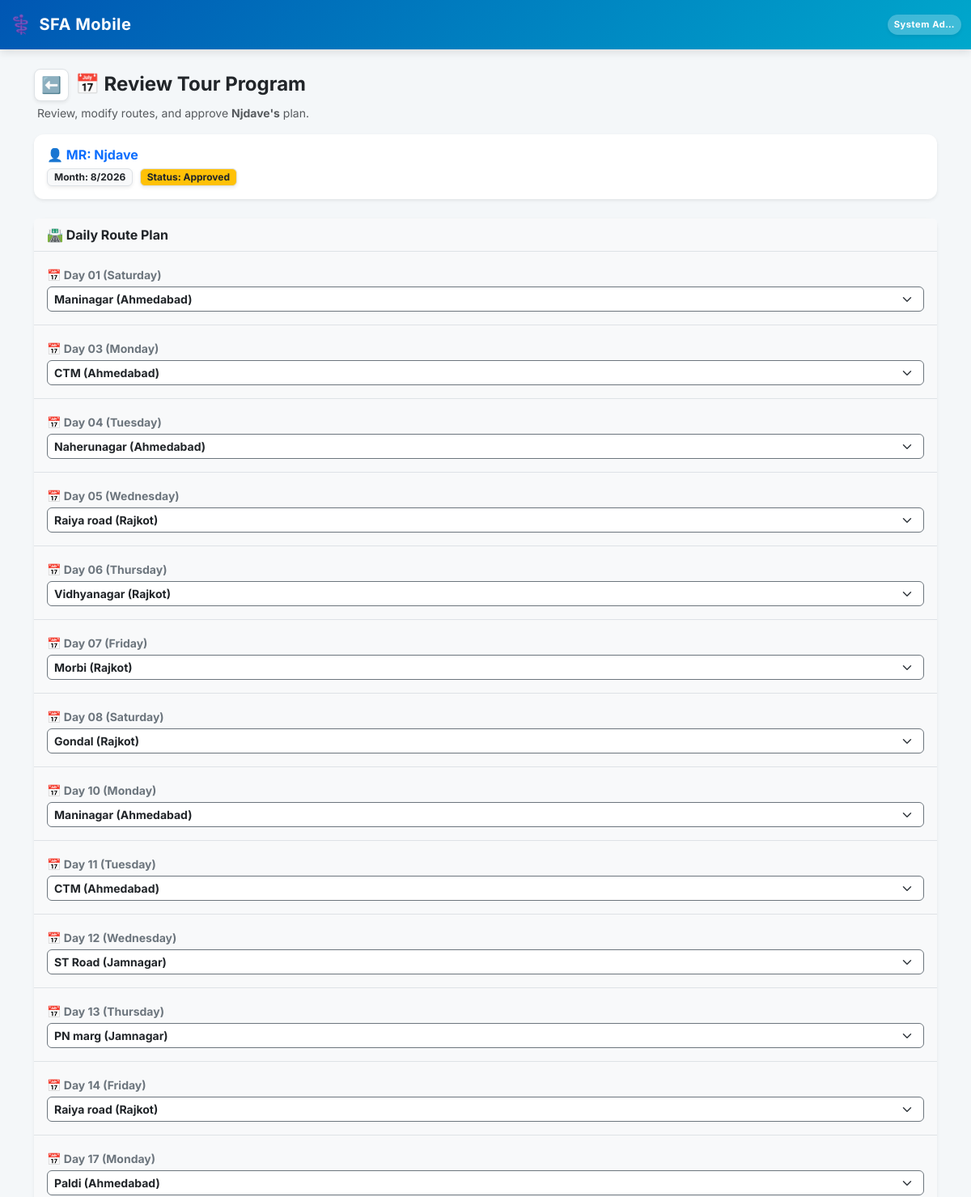
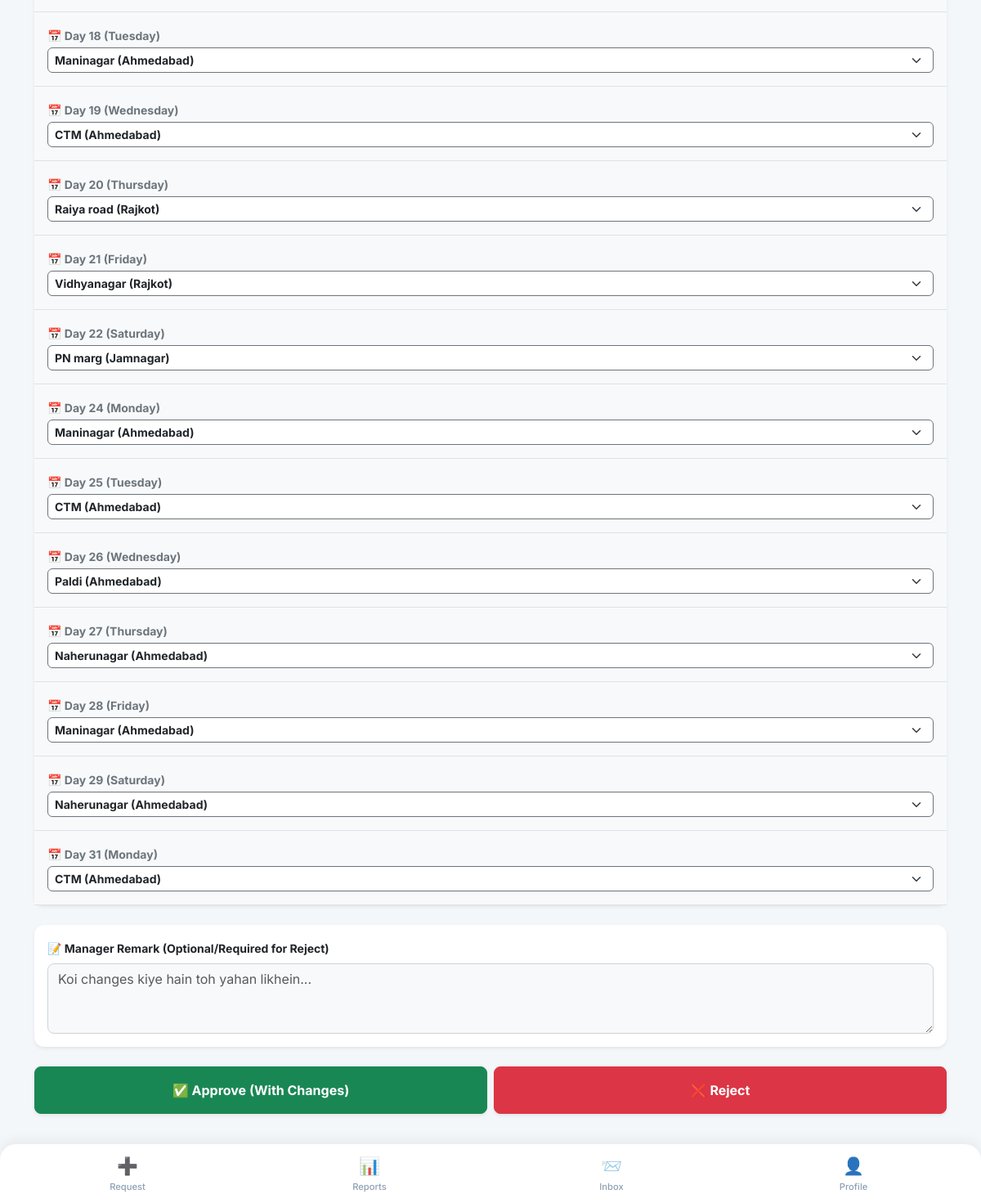
Page /approvals/mtp/18/ (signed in) on the committed database (2 pictures, top to bottom).
### SFA/models.py (models this page shows, shortened)
class Employee(models.Model):
    user = models.OneToOneField(User, on_delete=models.CASCADE, null=True, blank=True)
    company = models.ForeignKey(Company, on_delete=models.PROTECT, related_name='employees') # Already Correct
    DESIGNATION_CHOICES = [
        ('MR', 'Medical Representative'),
        ('ABM', 'Area Business Manager'),
        ('RBM', 'Regional Business Manager'),
        ('ZBM', 'Zonal Business Manager'),
        ('NSM', 'National Sales Manager'),
        ('Admin', 'System Administrator'),
    ]
    name = models.CharField(max_length=100)
    employee_code = models.CharField(max_length=50) # 🌟 FIX: unique=True HATA DIYA HAI
    designation = models.CharField(max_length=5, choices=DESIGNATION_CHOICES, default='MR')
    manager = models.ForeignKey('self', on_delete=models.SET_NULL, null=True, blank=True, related_name='subordinates')
    headquarter = models.ForeignKey(Territory, on_delete=models.SET_NULL, null=True, blank=True)
    phone = models.CharField(max_length=15)
    joining_date = models.DateField(default=timezone.now, help_text="Employee ki company join karne ki date. DCR calendar is date se aage hi banega, pehle ka nahi.")
    photo = models.ImageField(upload_to='employee_photos/', blank=True, null=True, help_text="Employee ki profile photo")
    address = models.TextField(blank=True, null=True, help_text="Employee ka home address")
    is_active = models.BooleanField(default=True, help_text="False matlab ye employee company chhod chuka hai ya inactive hai.")
    leaving_date = models.DateField(null=True, blank=True, help_text="Employee ke company chhodne ki tareekh.")
    dob = models.DateField(null=True, blank=True, verbose_name="Date of Birth")
    anniversary = models.DateField(null=True, blank=True, verbose_name="Marriage Anniversary")
    blood_group = models.CharField(max_length=10, blank=True, null=True)
    emergency_contact = models.CharField(max_length=15, blank=True, null=True)
    permanent_address = models.TextField(blank=True, null=True)
    father_name = models.CharField(max_length=100, blank=True, null=True)
    father_dob = models.DateField(null=True, blank=True)
    father_mobile = models.CharField(max_length=15, blank=True, null=True)
    father_occupation = models.CharField(max_length=100, blank=True, null=True)
    mother_name = models.CharField(max_length=100, blank=True, null=True)
    mother_dob = models.DateField(null=True, blank=True)
    mother_mobile = models.CharField(max_length=15, blank=True, null=True)
    mother_occupation = models.CharField(max_length=100, blank=True, null=True)
    spouse_name = models.CharField(max_length=100, blank=True, null=True)
    spouse_dob = models.DateField(null=True, blank=True)
    spouse_mobile = models.CharField(max_length=15, blank=True, null=True)
    spouse_occupation = models.CharField(max_length=100, blank=True, null=True)
    child1_name = models.CharField(max_length=100, blank=True, null=True)
    child1_dob = models.DateField(null=True, blank=True)
    child2_name = models.CharField(max_length=100, blank=True, null=True)
    child2_dob = models.DateField(null=True, blank=True)
    EMPLOYMENT_STATUS_CHOICES = [
        ('active', 'Active'),
        ('resigned', 'Resigned'),
        ('retired', 'Retired'),
        ('transferred', 'Transferred'),
        ('terminated', 'Terminated'),
        ('vacant', 'Vacant (Placeholder)'),   # 🌟 Dummy employee jab tak naya MR na aaye
        ('archived', 'Archived (Old Dummy)'), # 🌟 Dummy jiska kaam ho gaya, naye employee ko sab de diya
    ]
    employment_status = models.CharField(
        max_length=15, choices=EMPLOYMENT_STATUS_CHOICES, default='active',
        help_text="is_active sirf access/login control karta hai; ye field WAJAH/reason batata hai."
    )
    is_placeholder = models.BooleanField(
        default=False,
        help_text="True = ye ek 'Vacant_<HQ>' dummy employee hai, asli insaan nahi. Joint Work me normal employee jaisa hi treat hota hai (use individual hi maana jayega)."
    )
    class Meta:
        unique_together = ('company', 'employee_code')

class MonthlyTourProgram(models.Model):
    STATUS_CHOICES = (('Draft', 'Draft'), ('Pending', 'Pending Approval'), ('Approved', 'Approved'), ('Rejected', 'Rejected'))
    employee = models.ForeignKey(Employee, on_delete=models.CASCADE)
    month = models.IntegerField()
    year = models.IntegerField()
    status = models.CharField(max_length=20, choices=STATUS_CHOICES, default='Draft')
    manager_remark = models.TextField(blank=True, null=True)
    is_modified = models.BooleanField(default=False)
    created_at = models.DateTimeField(auto_now_add=True)
    class Meta: unique_together = ('employee', 'month', 'year')

class DailyTourPlan(models.Model):
    mtp = models.ForeignKey(MonthlyTourProgram, on_delete=models.CASCADE, related_name='daily_plans')
    date = models.DateField()
    route = models.ForeignKey(Route, on_delete=models.CASCADE)
    class Meta: unique_together = ('mtp', 'date')

class Route(models.Model):
    STATUS_CHOICES = (('Pending', 'Pending Approval'), ('Approved', 'Approved'), ('Rejected', 'Rejected'))
    CATEGORY_CHOICES = [
        ('HQ', 'Headquarter'),
        ('EX_HQ', 'Ex-Headquarter'),
        ('OUTSTATION', 'Outstation'),
    ]
    company = models.ForeignKey(Company, on_delete=models.CASCADE, related_name='routes') # 🌟 CHANGED
    name = models.CharField(max_length=150)
    territory = models.ForeignKey(Territory, on_delete=models.CASCADE)
    category = models.CharField(max_length=15, choices=CATEGORY_CHOICES, default='HQ')
    distance_from_hq = models.DecimalField(max_digits=6, decimal_places=1, default=0.0, help_text="Distance in KM from HQ")
    requested_by = models.ForeignKey('Employee', on_delete=models.SET_NULL, null=True, blank=True, related_name='requested_routes')
    status = models.CharField(max_length=20, choices=STATUS_CHOICES, default='Pending')
    class Meta:
        unique_together = ('territory', 'name')

### SFA/views/masters.py (the view, shortened to what this page needs)
# urls.py: path('approvals/mtp/<int:mtp_id>/', views.review_mtp_view, name='review_mtp'),
@employee_required
def review_mtp_view(request, employee, mtp_id):
    manager = employee
    mtp = get_object_or_404(MonthlyTourProgram, id=mtp_id)
    if mtp.employee not in get_full_team_employees(manager) and manager.designation != 'NSM':
        return redirect('manager_approvals')
    daily_plans = mtp.daily_plans.all().order_by('date')
    return render(request, 'review_mtp.html', {'mtp': mtp, 'daily_plans': daily_plans, 'all_routes': Route.objects.filter(company=employee.company)})

### SFA/context_processors.py (called while the page is built)
def notification_counts(request):
    if request.user.is_authenticated and hasattr(request.user, 'employee'):
        employee = request.user.employee
        return {
            'unread_notif_count': SystemNotification.objects.filter(
                employee=employee, is_read=False
            ).count(),
            'unread_msg_count': InternalMessage.objects.filter(
                receiver=employee, is_read=False
            ).count(),
        }
    return {
        'unread_notif_count': 0,
        'unread_msg_count': 0,
    }

### SFA/services/team.py (called while the page is built)
def get_full_team_employees(employee, include_inactive=False):
    team_ids = {employee.id}
    managers_to_check = [employee.id]
    while managers_to_check:
        subs_qs = Employee.objects.filter(manager_id__in=managers_to_check)
        if not include_inactive:
            subs_qs = subs_qs.filter(is_active=True)
        subs = list(subs_qs.values_list('id', flat=True))
        if not subs:
            break
        managers_to_check = subs
        team_ids.update(subs)
    qs = Employee.objects.filter(id__in=team_ids)
    if not include_inactive:
        qs = qs.filter(is_active=True)
    return qs

### SFA/templates/review_mtp.html (shortened to what this page needs)
{% extends 'base.html' %}
{% block content %}
<div class="container-fluid p-0 mb-4">
    <div class="d-flex align-items-center gap-2 mb-1">
        <a href="{% url 'manager_approvals' %}" class="btn btn-light shadow-sm btn-sm px-2.5 py-1 rounded-3 border bg-white text-secondary">
            <span class="fs-5 fw-bold">⬅️</span>
        </a>
        <h4 class="fw-bold text-dark mb-0">📅 Review Tour Program</h4>
    </div>
    <small class="text-muted d-block mb-3 ps-1">
        Review, modify routes, and approve <b>{{ mtp.employee.name }}'s</b> plan.
    </small>
    <div class="card border-0 shadow-sm mb-4 bg-white" style="border-left: 4px solid #6f42c1;">
        <div class="card-body p-3">
            <h6 class="fw-bold text-primary mb-1">👤 MR: {{ mtp.employee.name }}</h6>
            <span class="badge bg-light text-dark border px-2 py-1 fw-bold shadow-sm">
                Month: {{ mtp.month }}/{{ mtp.year }}
            </span>
            <span class="badge bg-warning text-dark border px-2 py-1 fw-bold shadow-sm ms-1">
                Status: {{ mtp.status }}
            </span>
        </div>
    </div>
    <form method="POST">
        <div class="card border-0 shadow-sm mb-4 bg-white">
            <div class="card-header bg-light border-bottom py-2 px-3 fw-bold text-dark">
                🛣️ Daily Route Plan
            </div>
            <div class="card-body p-0">
                <div class="list-group list-group-flush">
                    {% for dp in daily_plans %}
                    <div class="list-group-item p-3 bg-light border-bottom">
                        <label class="form-label small fw-bold text-secondary mb-1">
                            📅 Day {{ dp.date|date:"d" }} ({{ dp.date|date:"l" }})
                        </label>
                        <select name="route_{{ dp.id }}" class="form-select form-select-sm fw-bold border-secondary shadow-none" style="border-radius: 6px;">
                            {% for r in all_routes %}
                                <option value="{{ r.id }}" {% if r.id == dp.route.id %}selected{% endif %}>
                                    {{ r.name }} ({{ r.territory.name }})
                                </option>
                            {% endfor %}
                        </select>
                    </div>
                    {% endfor %}
                </div>
            </div>
        </div>
        <div class="card border-0 shadow-sm mb-4 bg-white">
            <div class="card-body p-3">
                <label class="form-label fw-bold small text-dark mb-2">📝 Manager Remark (Optional/Required for Reject)</label>
                <textarea name="manager_remark" rows="3" class="form-control bg-light" placeholder="Koi changes kiye hain toh yahan likhein..."></textarea>
            </div>
        </div>
        <div class="d-flex gap-2">
            <button type="submit" name="action" value="Approve" class="btn btn-success py-3 fw-bold shadow-sm w-100" style="border-radius: 8px;">
                ✅ Approve (With Changes)
            </button>
            <button type="submit" name="action" value="Reject" class="btn btn-danger py-3 fw-bold shadow-sm w-100" style="border-radius: 8px;" onclick="return confirm('Kiya aap sach me is MTP ko reject karna chahte hain?');">
                ❌ Reject
            </button>
        </div>
    </form>
</div>
{% endblock %}

### SFA/templates/base.html (shortened to what this page needs)
<!DOCTYPE html>
<html lang="en">
<head>
    <link href="https://cdn.jsdelivr.net/npm/bootstrap@5.3.0/dist/css/bootstrap.min.css" rel="stylesheet">
    <link href="https://cdn.jsdelivr.net/npm/bootstrap-icons@1.11.0/font/bootstrap-icons.css" rel="stylesheet">
</head>
<body>
    <nav class="navbar navbar-dark navbar-custom sticky-top">
        <div class="container-fluid py-1">
            <span class="navbar-brand mb-0 h1 d-flex align-items-center gap-2">
                <span style="font-size: 1.4rem;">⚕️</span> SFA Mobile
            </span>
            <div class="d-flex align-items-center gap-3">
                <span class="text-white fw-bold bg-white bg-opacity-25 px-2 py-1 rounded-pill shadow-sm" style="font-size: 0.70rem; letter-spacing: 0.5px;">
                    {{ request.user.employee.name|default:"Guest"|truncatechars:10 }}
                </span>
            </div>
        </div>
    </nav>
    <div class="container mt-4 mb-4">
        {% block content %}
        {% endblock %}
    </div>
    <div class="fixed-bottom bottom-nav d-flex justify-content-between align-items-center">
        <a href="{% url 'request_hub' %}" class="nav-item {% if request.resolver_match.url_name == 'request_hub' %}active{% endif %}">
            <span class="nav-icon">➕</span>Request
        </a>
        <a href="{% url 'view_hub' %}" class="nav-item {% if request.resolver_match.url_name == 'view_hub' or request.resolver_match.url_name == 'dcr_report' %}active{% endif %}">
            <span class="nav-icon">📊</span>Reports
        </a>
        <a href="{% url 'web_inbox' %}" class="nav-item {% if request.resolver_match.url_name == 'web_inbox' or request.resolver_match.url_name == 'web_compose' %}active{% endif %}">
            <span class="nav-icon position-relative">
                📨
            </span>Inbox
        </a>
        <a href="{% url 'profile' %}" class="nav-item {% if request.resolver_match.url_name == 'profile' %}active{% endif %}">
            <span class="nav-icon">👤</span>Profile
        </a>
    </div>
</body>
</html>

### SFA/templates/base.html (style rules this page uses)
:root { --pharma-primary: #0056b3; --pharma-secondary: #00a8cc; --bg-light: #f4f7f9; }
body { font-family: 'Inter', sans-serif; background-color: var(--bg-light); padding-bottom: 85px; }
.navbar-custom { background: linear-gradient(135deg, var(--pharma-primary), var(--pharma-secondary)); box-shadow: 0 4px 10px rgba(0,0,0,0.1); }
.navbar-brand { font-weight: 700; letter-spacing: 0.5px; }
.card { border: none !important; border-radius: 12px; box-shadow: 0 4px 12px rgba(0, 0, 0, 0.05); }
.form-control, .form-select { border-radius: 8px; border: 1px solid #ced4da; }
.bottom-nav { background-color: #ffffff; border-top-left-radius: 20px; border-top-right-radius: 20px; box-shadow: 0 -4px 15px rgba(0,0,0,0.06); padding: 5px 8px; }
.nav-item { text-align: center; flex: 1; padding: 6px 0; color: #8fa0b3; font-size: 0.70rem; font-weight: 500; text-decoration: none; border-radius: 12px; transition: all 0.3s ease; }
.nav-icon { font-size: 1.3rem; display: block; margin-bottom: 2px; filter: grayscale(20%); }

### rows in the picture
MonthlyTourProgram: employee.name "Njdave", month "8", year "2026", status "Approved"
DailyTourPlan: date "01", date "Saturday", route+id "Maninagar (Ahmedabad)"
DailyTourPlan: date "03", date "Monday", route+id "CTM (Ahmedabad)"
DailyTourPlan: date "04", date "Tuesday", route+id "Naherunagar (Ahmedabad)"
DailyTourPlan: date "05", date "Wednesday", route+id "Raiya road (Rajkot)"
DailyTourPlan: date "06", date "Thursday", route+id "Vidhyanagar (Rajkot)"
DailyTourPlan: date "07", date "Friday", route+id "Morbi (Rajkot)"
DailyTourPlan: date "08", date "Saturday", route+id "Gondal (Rajkot)"
DailyTourPlan: date "10", date "Monday", route+id "Maninagar (Ahmedabad)"
DailyTourPlan: date "11", date "Tuesday", route+id "CTM (Ahmedabad)"
DailyTourPlan: date "12", date "Wednesday", route+id "ST Road (Jamnagar)"
DailyTourPlan: date "13", date "Thursday", route+id "PN marg (Jamnagar)"
DailyTourPlan: date "14", date "Friday", route+id "Raiya road (Rajkot)"
DailyTourPlan: date "17", date "Monday", route+id "Paldi (Ahmedabad)"
DailyTourPlan: date "18", date "Tuesday", route+id "Maninagar (Ahmedabad)"
DailyTourPlan: date "19", date "Wednesday", route+id "CTM (Ahmedabad)"
DailyTourPlan: date "20", date "Thursday", route+id "Raiya road (Rajkot)"
DailyTourPlan: date "21", date "Friday", route+id "Vidhyanagar (Rajkot)"
DailyTourPlan: date "22", date "Saturday", route+id "PN marg (Jamnagar)"
DailyTourPlan: date "24", date "Monday", route+id "Maninagar (Ahmedabad)"
DailyTourPlan: date "25", date "Tuesday", route+id "CTM (Ahmedabad)"
DailyTourPlan: date "26", date "Wednesday", route+id "Paldi (Ahmedabad)"
DailyTourPlan: date "27", date "Thursday", route+id "Naherunagar (Ahmedabad)"
DailyTourPlan: date "28", date "Friday", route+id "Maninagar (Ahmedabad)"
DailyTourPlan: date "29", date "Saturday", route+id "Naherunagar (Ahmedabad)"
DailyTourPlan: date "31", date "Monday", route+id "CTM (Ahmedabad)"

### other values in the picture
{{ request.user.employee.name|default:"Guest"|truncatechars:10 }} "System Ad…"
